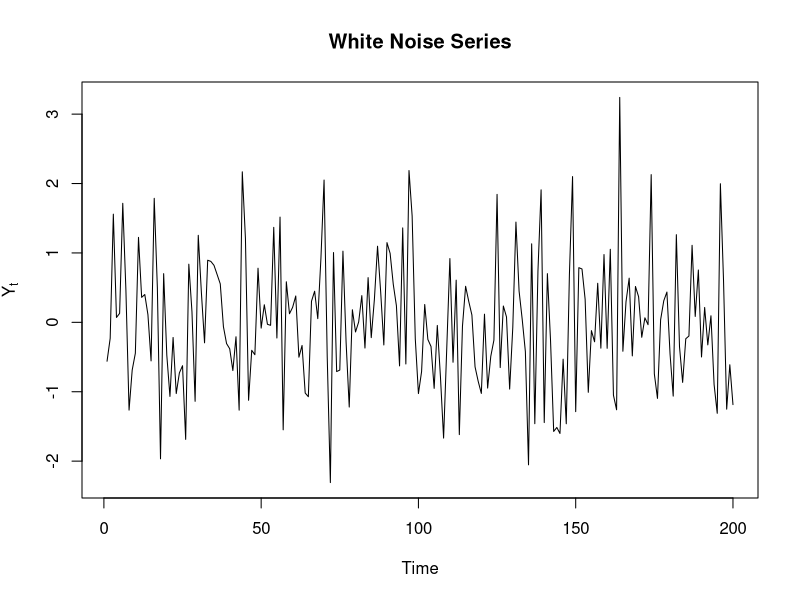
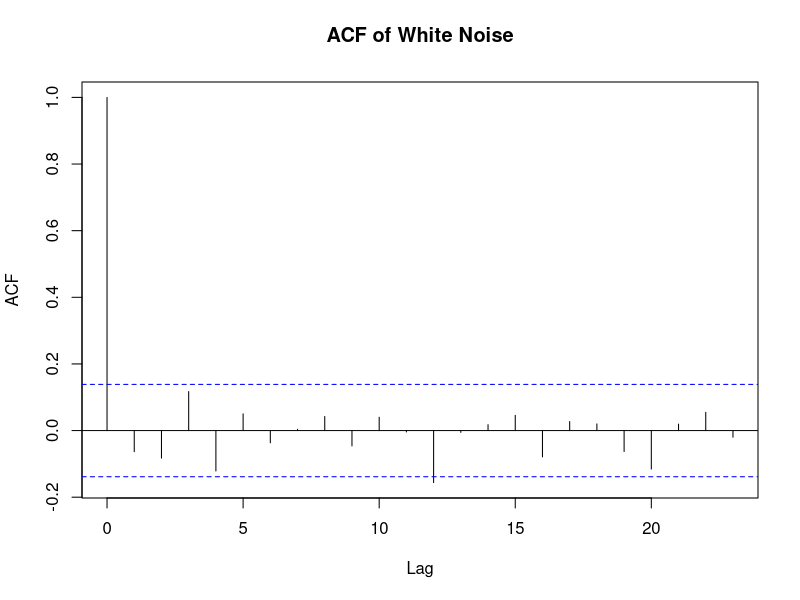
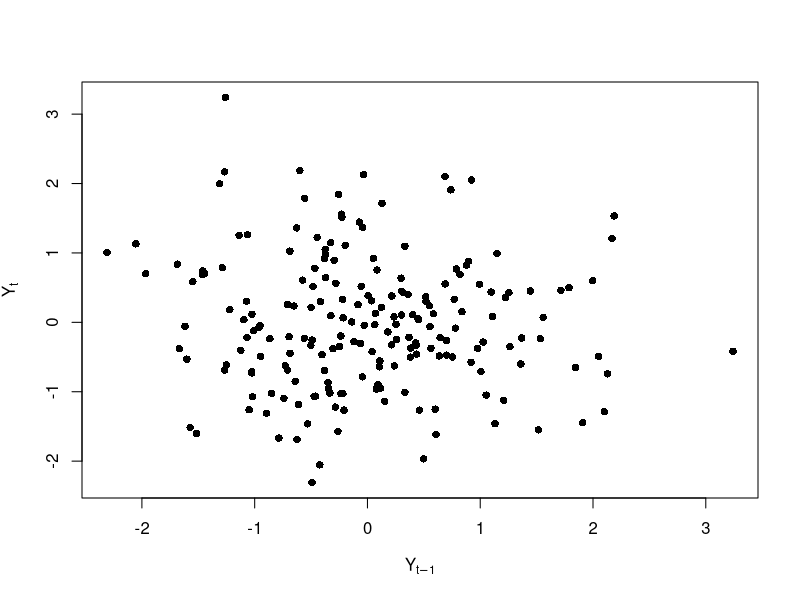

These figures' R source, in order:
## ---- chunk 1
set.seed(123)

y <- rnorm(200)

plot.ts(
  y,
  main="White Noise Series",
  ylab=expression(Y[t])
)
## ---- chunk 2
acf(
  y,
  main="ACF of White Noise"
)
## ---- chunk 3
plot(
  x = y[-200],
  y = y[-1],
  xlab = expression(Y[t-1]),
  ylab = expression(Y[t]),
  pch = 16
)
